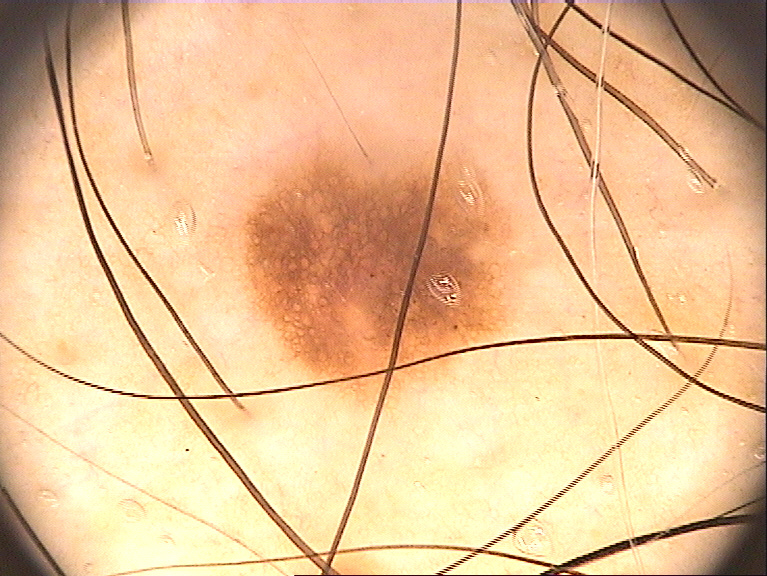
%> input picture IMD375.bmp, 767 x 576 px
$ octave --eval "result = ImageMask(imread('IMD375.bmp'));"   (GNU Octave 9; MATLAB toolbox functions it lacks are replaced by stand-ins)
%> lines starting %> are read from the running program, lines starting %| are printed output that depends on the picture; in (x1, y1, x2, y2) boxes, pixels count from 0 and x2, y2 are one past the last pixel; in counts of white or black regions, pixels touching at a corner belong together; the program's own positions count from 1
% ImageMask function detects and computes the edges(or hair particles of
% a given image 'Image'
% An colored RGB image is formed by 3 matrixes each contain their RGB
% colors
% REQUIREMENTS FOR PROPER REMOVAL:
%  - Image should be clear with visible hair for a better removal
%  - hair particles should be black
%  - Images with a lot of hair might get distorted
%  - hair particles inside tumors might not get removed if tumor is same
%  color as hair
function Imagemask = ImageMask(Image)
RImage = Image(:,:,1); % get the Red matrix pixel values from image (1 is the 3D index number representing the red channel)
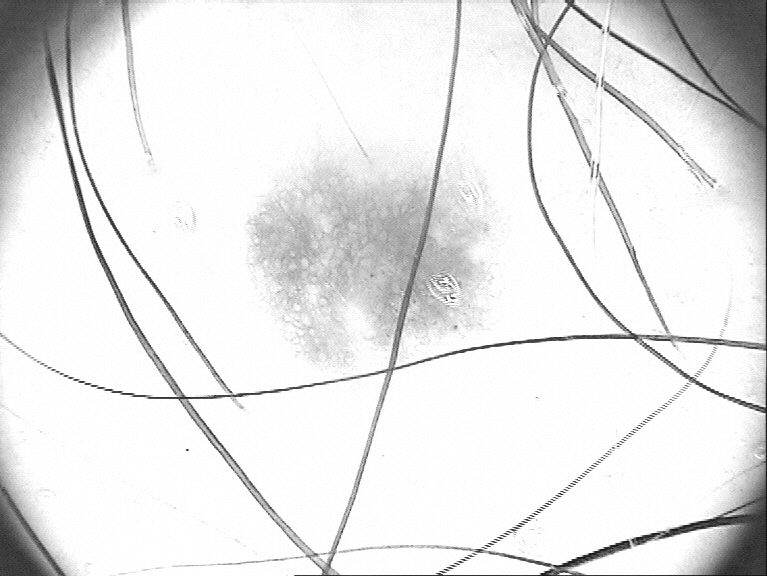
%> RImage: size 576x767 uint8; min 13, max 255, mean 230.8
GImage = Image(:,:,2); % get the Green matrix pixel values from image (2 is the 3D index number representing the green channel)
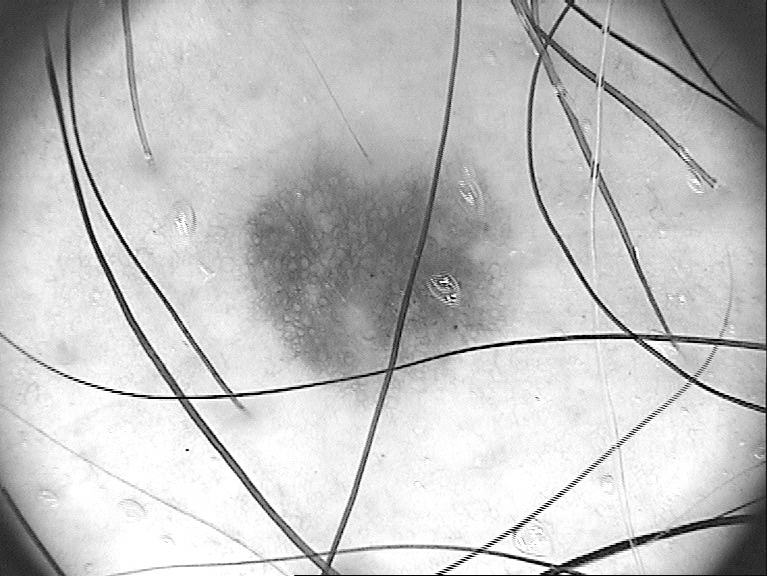
%> GImage: size 576x767 uint8; min 0, max 255, mean 191.7
BImage = Image(:,:,3); % get the Blue matrix pixel values from image(3 is the 3D index number representing the blue channel)
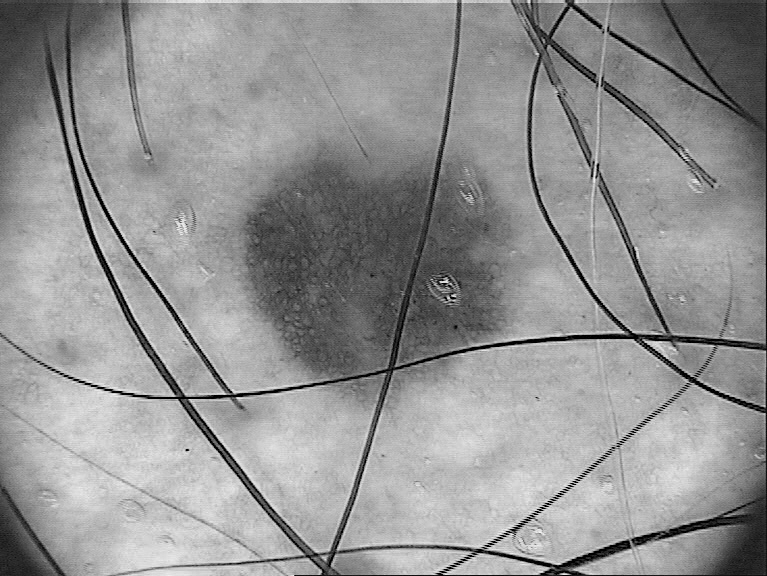
%> BImage: size 576x767 uint8; min 0, max 244, mean 147.1

% Compute threshold for each color channel using different edge detection methods
% Each method is used depending on the hair characteristics in the image.
method = 'sobel'; % method can be 'sobel' or 'canny'
[~,threshold1] = edge(RImage,method);
%> threshold1 = 0.115
[~,threshold2] = edge(GImage,method);
%> threshold2 = 0.134
[~,threshold3] = edge(BImage,method);
%> threshold3 = 0.122

% Apply the edge detector to every RGB matrix using specified method with
% respective threshold, edge() function ignores all edges that are not
% stronger than the threshold
IedgeR = edge(RImage,method,threshold1);
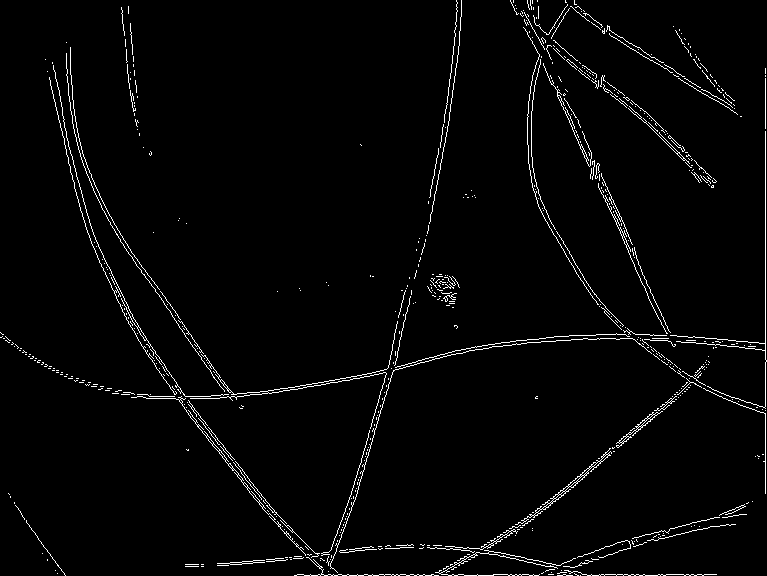
%> IedgeR: size 576x767 logical; 2.5% white in thin lines or dots
IedgeG = edge(GImage,method,threshold2);
%> IedgeG: size 576x767 logical; 2.5% white in thin lines or dots
IedgeB = edge(BImage,method,threshold3);
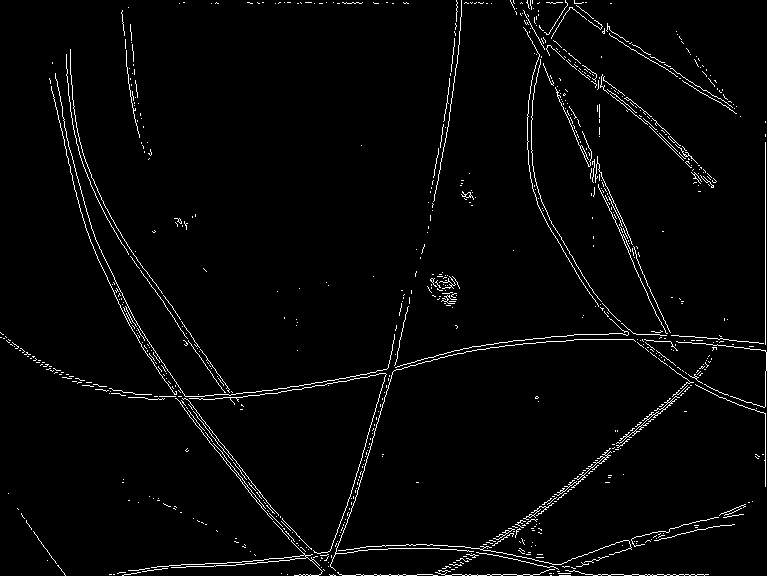
%> IedgeB: size 576x767 logical; 2.6% white in thin lines or dots

% create morphological structure used to dilate the RGB images, the
% structure is a line that ranges between 0 to 90 degrees and has a certain thickness
% used to increase the size of the detected edge.
thickness = 5; % change thickness to improve image mask, varies between 1 and 10.
se90 = strel('line',thickness,90);
se0 = strel('line',thickness,0);

% image dilation is applied to every RGB color channel in order to make the edges
% thicker
ImagedilateR = imdilate(IedgeR,[se90 se0]);
%> ImagedilateR: size 576x767 logical; 12.6% white; 24 white regions, largest, box (x1, y1, x2, y2) and area: (0, 0, 767, 576) 49299, (407, 0, 464, 281) 2654, (119, 5, 142, 138) 1203
ImagedilateG = imdilate(IedgeG,[se90 se0]);
%> ImagedilateG: size 576x767 logical; 13% white; 45 white regions, largest, box (x1, y1, x2, y2) and area: (0, 0, 767, 576) 50159, (428, 0, 464, 209) 2060, (425, 272, 462, 308) 948
ImagedilateB = imdilate(IedgeB,[se90 se0]);
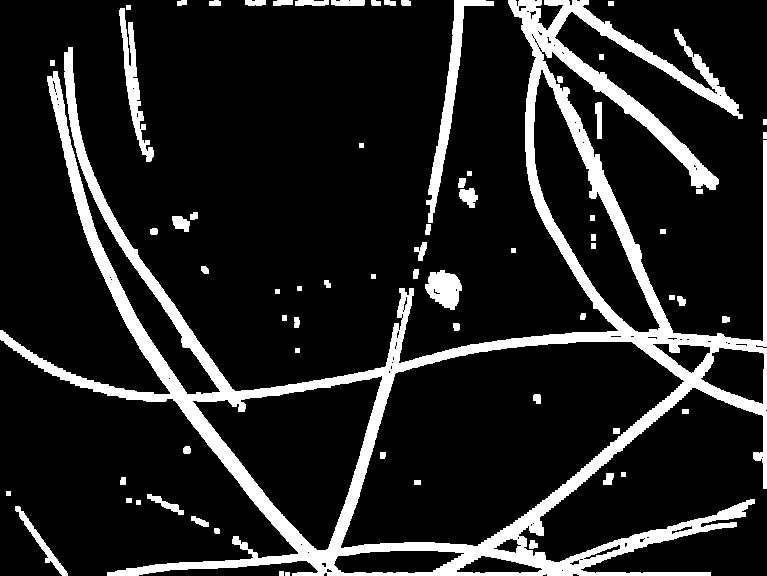
%> ImagedilateB: size 576x767 logical; 13.9% white; 69 white regions, largest, box (x1, y1, x2, y2) and area: (0, 0, 767, 576) 52229, (426, 0, 494, 223) 2340, (119, 8, 154, 162) 1518
Imagedilate = ImagedilateR&ImagedilateG&ImagedilateB; % convert the 3 images into 1 image
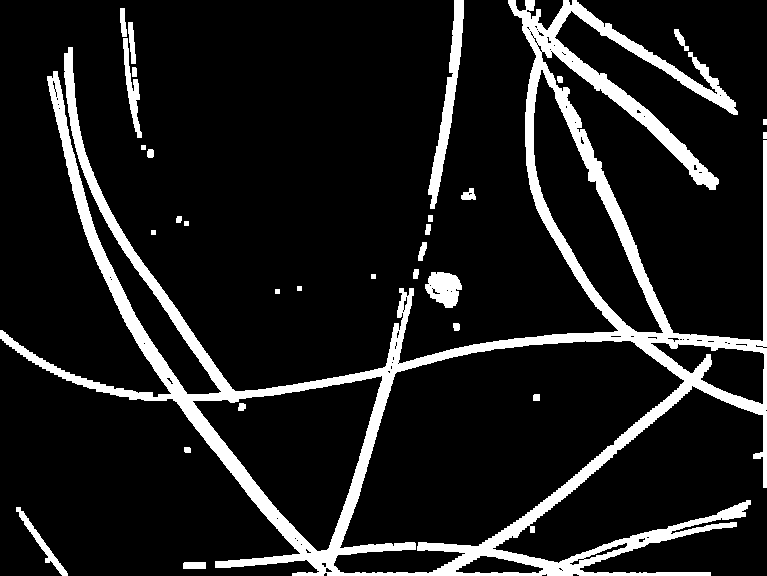
%> Imagedilate: size 576x767 logical; 12% white; 30 white regions, largest, box (x1, y1, x2, y2) and area: (0, 0, 767, 576) 47154, (428, 0, 464, 209) 2041, (425, 272, 462, 308) 925
Imagecomp = imcomplement(Imagedilate); % compliment image so white pixels of 'hair' become black
Imagemask  = double(mat2gray(im2double(Imagecomp)) == 1); % convert binary image to grayscale double
% first binary image is converted to double, then to grayscale and to double again

% makes sure that mask and image are of the same size, repmat() replicates
% array of image acording to the specifies size ( 3 in this case)z
if size(Imagemask,3)==1 && size(Image,3)>1
    Imagemask = repmat(Imagemask,[1,1,size(Image,3)]);
end
end
